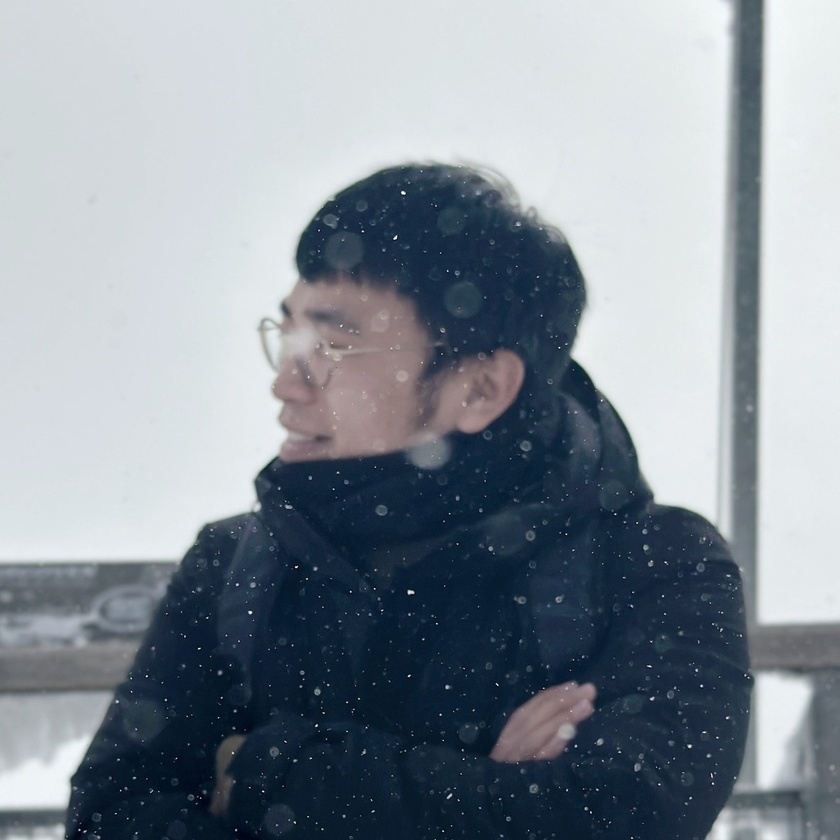
#> input picture optimaltransport/fic.jpeg, 840 x 840 px, shrunk from 1200 x 1200 before the run
$ jupyter execute --allow-errors impose.ipynb
#> lines starting #> are read from the running program, lines starting #| are printed output that depends on the picture
[cell 1]
import matplotlib.pyplot as plt
from IPython import display
import numpy as np
import cv2
from scipy.stats import gaussian_kde
import seaborn as sns

import warnings

warnings.filterwarnings('ignore')

plt.style.use('default')
plt.rc('text', usetex=True)
plt.rc('font', family='sans-serif')
plt.rc('font', size=14)
plt.rc('axes', titlesize=14)
plt.rc('axes', labelsize=14)
plt.rc('xtick', labelsize=14)
plt.rc('ytick', labelsize=14)
plt.rc('legend', fontsize=14)
plt.rc('lines', markersize=10)

[cell 2]
PATH_TO_IMAGE = 'fic.jpeg'
image = cv2.imread(PATH_TO_IMAGE)
#> image is the input picture: shape (840, 840, 3); mean B, G, R 152, 142.9, 133.6
image = cv2.cvtColor(image, cv2.COLOR_BGR2RGB)

[cell 3]
plt.imshow(image)
#> (this line was passed over: IPython is not available in this run)
plt.show()

#> (a cell that did not finish here is left out)

[cell 5]
new_image = np.zeros(image.shape)
for i in range(image.shape[0]):
    for j in range(image.shape[1]):
        new_image[i, j, :] = image[i, j, :] * 3
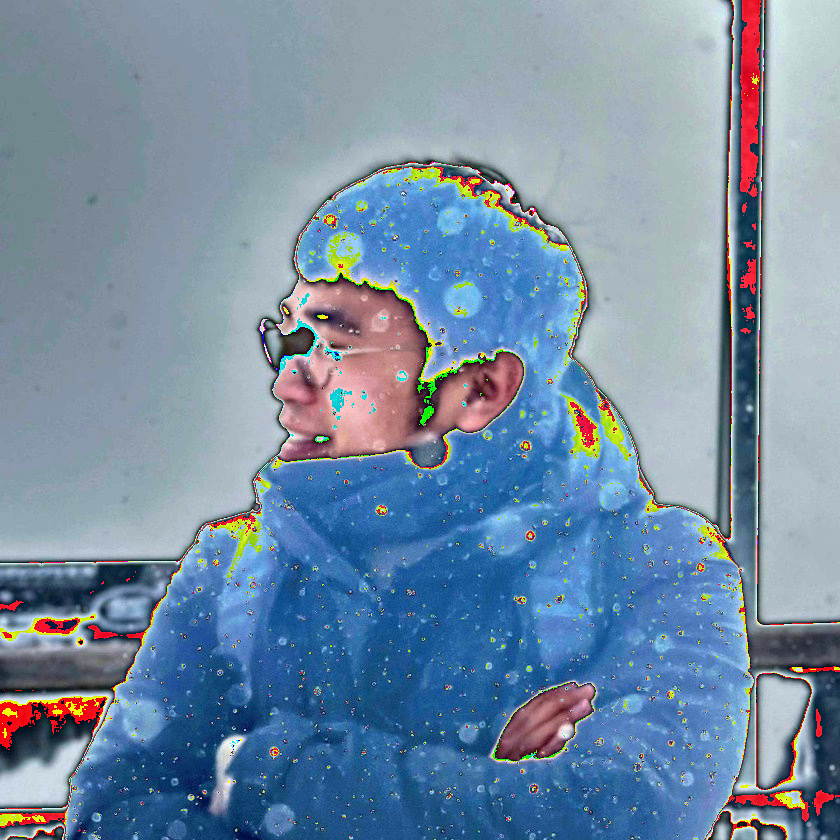
#> new_image: shape (840, 840, 3) float64; mean R, G, B 117, 140.8, 163.8

new_image = new_image.astype(np.uint8)
new_image = new_image / 255
image = image / 255
